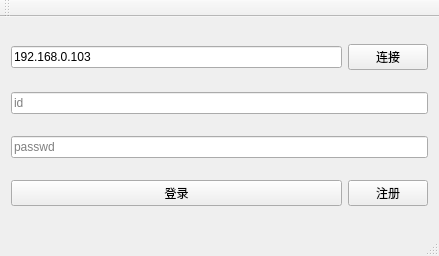
<?xml version="1.0" encoding="UTF-8"?>
<ui version="4.0">
 <class>MainWindow</class>
 <widget class="QMainWindow" name="MainWindow">
  <property name="geometry">
   <rect>
    <x>0</x>
    <y>0</y>
    <width>439</width>
    <height>256</height>
   </rect>
  </property>
  <property name="windowTitle">
   <string>MainWindow</string>
  </property>
  <widget class="QWidget" name="centralWidget">
   <layout class="QGridLayout" name="gridLayout">
    <item row="2" column="0" colspan="2">
     <widget class="QLineEdit" name="lineEdit_Passwd">
      <property name="text">
       <string/>
      </property>
      <property name="placeholderText">
       <string>passwd</string>
      </property>
     </widget>
    </item>
    <item row="1" column="0" colspan="2">
     <widget class="QLineEdit" name="lineEdit_id">
      <property name="text">
       <string/>
      </property>
      <property name="placeholderText">
       <string extracomment="账号">id</string>
      </property>
     </widget>
    </item>
    <item row="0" column="1">
     <widget class="QPushButton" name="pushButton_connect">
      <property name="text">
       <string>连接</string>
      </property>
     </widget>
    </item>
    <item row="3" column="1">
     <widget class="QPushButton" name="pushButton_register">
      <property name="text">
       <string>注册</string>
      </property>
     </widget>
    </item>
    <item row="0" column="0">
     <widget class="QLineEdit" name="lineEdit_ip">
      <property name="text">
       <string>192.168.0.103</string>
      </property>
      <property name="placeholderText">
       <string>ip</string>
      </property>
      <property name="cursorMoveStyle">
       <enum>Qt::LogicalMoveStyle</enum>
      </property>
      <property name="clearButtonEnabled">
       <bool>false</bool>
      </property>
     </widget>
    </item>
    <item row="3" column="0">
     <widget class="QPushButton" name="pushButton_login">
      <property name="text">
       <string>登录</string>
      </property>
     </widget>
    </item>
   </layout>
  </widget>
  <widget class="QMenuBar" name="menuBar">
   <property name="geometry">
    <rect>
     <x>0</x>
     <y>0</y>
     <width>439</width>
     <height>26</height>
    </rect>
   </property>
  </widget>
  <widget class="QToolBar" name="mainToolBar">
   <attribute name="toolBarArea">
    <enum>TopToolBarArea</enum>
   </attribute>
   <attribute name="toolBarBreak">
    <bool>false</bool>
   </attribute>
  </widget>
  <widget class="QStatusBar" name="statusBar"/>
 </widget>
 <layoutdefault spacing="6" margin="11"/>
 <resources/>
 <connections/>
</ui>
